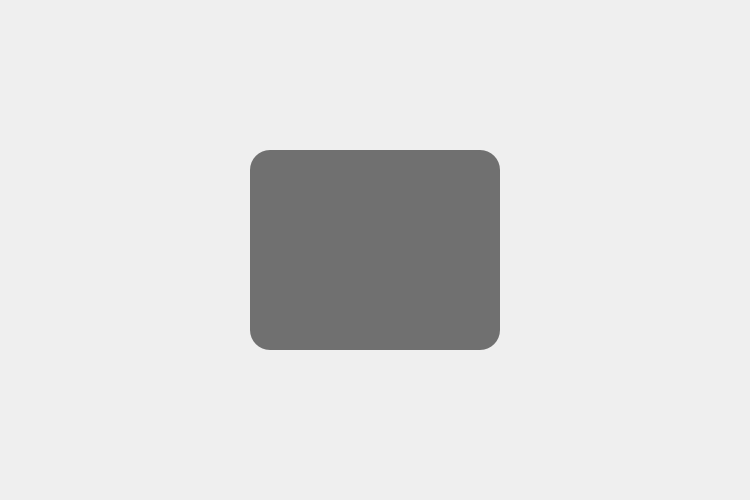
<?xml version="1.0" encoding="UTF-8"?>
<ui version="4.0">
 <class>LoadingScreen</class>
 <widget class="QWidget" name="LoadingScreen">
  <property name="geometry">
   <rect>
    <x>0</x>
    <y>0</y>
    <width>750</width>
    <height>500</height>
   </rect>
  </property>
  <property name="windowTitle">
   <string>Form</string>
  </property>
  <widget class="QWidget" name="loadScreen" native="true">
   <property name="geometry">
    <rect>
     <x>250</x>
     <y>150</y>
     <width>250</width>
     <height>200</height>
    </rect>
   </property>
   <property name="styleSheet">
    <string notr="true">background: #707070;
border-radius: 20px;
</string>
   </property>
   <widget class="QLabel" name="gifLabel">
    <property name="geometry">
     <rect>
      <x>75</x>
      <y>50</y>
      <width>100</width>
      <height>100</height>
     </rect>
    </property>
    <property name="styleSheet">
     <string notr="true"/>
    </property>
    <property name="text">
     <string/>
    </property>
   </widget>
  </widget>
 </widget>
 <resources/>
 <connections/>
</ui>
